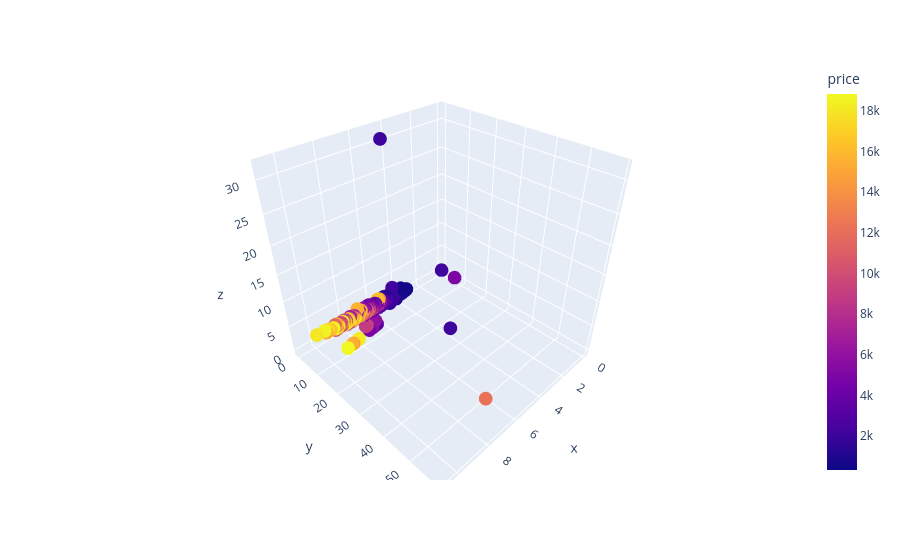

The cell this chart's notebook holds for it:
### Code cell
px.scatter_3d(data_frame=df_diamonds,
              x="x",y="y",z="z", color="price")

### Figure 1 — Plotly figure (JSON) as saved in the notebook; plotly's stock layout.template omitted (floating-point values rounded to 4 significant figures; data arrays with more than 128 entries replaced by an {"elided": "..."} marker saying what was removed)
{"data": [{"hovertemplate": "x=%{x}<br>y=%{y}<br>z=%{z}<br>price=%{marker.color}<extra></extra>", "legendgroup": "", "marker": {"color": {"elided": "53940 int values"}, "coloraxis": "coloraxis", "symbol": "circle"}, "mode": "markers", "name": "", "scene": "scene", "showlegend": false, "type": "scatter3d", "x": {"elided": "53940 float values"}, "y": {"elided": "53940 float values"}, "z": {"elided": "53940 float values"}}], "layout": {"coloraxis": {"colorbar": {"title": {"text": "price"}}, "colorscale": [[0, "#0d0887"], [0.1111, "#46039f"], [0.2222, "#7201a8"], [0.3333, "#9c179e"], [0.4444, "#bd3786"], [0.5556, "#d8576b"], [0.6667, "#ed7953"], [0.7778, "#fb9f3a"], [0.8889, "#fdca26"], [1, "#f0f921"]]}, "legend": {"tracegroupgap": 0}, "margin": {"t": 60}, "scene": {"domain": {"x": [0, 1], "y": [0, 1]}, "xaxis": {"title": {"text": "x"}}, "yaxis": {"title": {"text": "y"}}, "zaxis": {"title": {"text": "z"}}}}}
